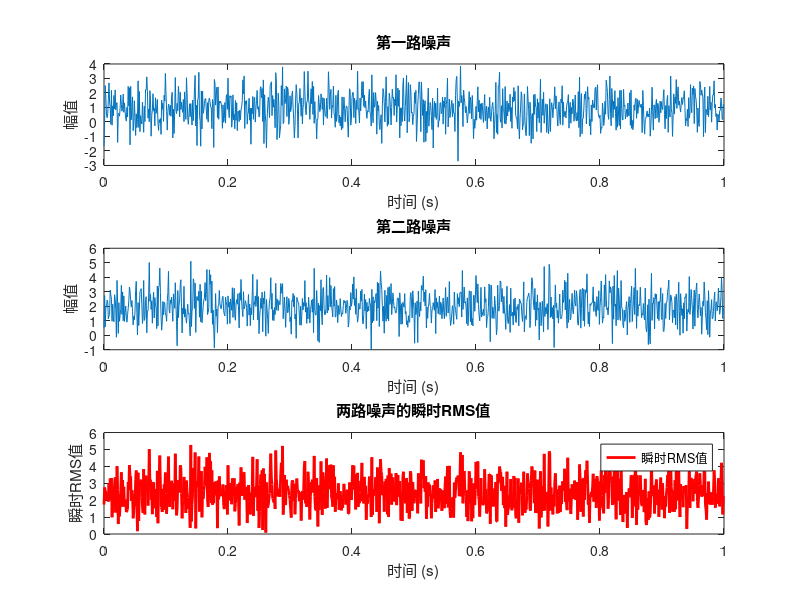

Write the MATLAB code that produced this figure.
% 设置随机种子，以便每次运行结果相同
rng(1);

% 生成两个独立的高斯白噪声信号
N = 1000; % 采样点数
fs = 1000; % 假设采样频率为1000Hz
t = (0:N-1)/fs; % 时间向量
noise1 = 1 + randn(1, N); % 第一路噪声
noise2 = 2 + randn(1, N); % 第二路噪声

% 计算每个时间点的瞬时RMS值
instant_rms = sqrt((noise1.^2 + noise2.^2));

% 绘制原始噪声信号
figure;
subplot(3, 1, 1);
plot(t, noise1);
title('第一路噪声');
xlabel('时间 (s)');
ylabel('幅值');

subplot(3, 1, 2);
plot(t, noise2);
title('第二路噪声');
xlabel('时间 (s)');
ylabel('幅值');

% 绘制瞬时RMS值
subplot(3, 1, 3);
plot(t, instant_rms, 'r', 'LineWidth', 2);
title('两路噪声的瞬时RMS值');
xlabel('时间 (s)');
ylabel('瞬时RMS值');
legend('瞬时RMS值');

% 如果需要显示特定时间点的RMS值，可以取消下面这行的注释
% disp(['某一时间点的瞬时RMS值: ', num2str(instant_rms(500))]); % 例如第500个样本点
